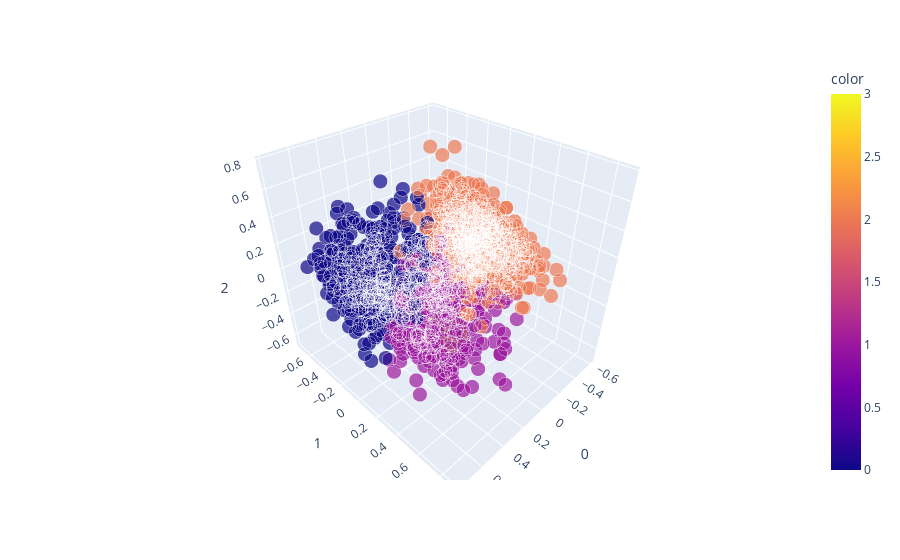

The cell this chart's notebook holds for it:
### Code cell
pca = PCA(n_components=3)
components = pca.fit_transform(scaledFeatures_df)

fig = px.scatter_3d(components, x=0, y=1,z=2, color= df['kmeans'])

fig.update_traces(marker=dict(size=df['size']),
                  selector=dict(mode='markers'))
fig.show()

### Figure 1 — Plotly figure (JSON) as saved in the notebook; plotly's stock layout.template omitted (floating-point values rounded to 4 significant figures; data arrays with more than 128 entries replaced by an {"elided": "..."} marker saying what was removed)
{"data": [{"hovertemplate": "0=%{x}<br>1=%{y}<br>2=%{z}<br>color=%{marker.color}<extra></extra>", "legendgroup": "", "marker": {"color": {"elided": "1546 int values"}, "coloraxis": "coloraxis", "size": {"elided": "1546 int values"}, "symbol": "circle"}, "mode": "markers", "name": "", "scene": "scene", "showlegend": false, "type": "scatter3d", "x": {"elided": "1546 float values"}, "y": {"elided": "1546 float values"}, "z": {"elided": "1546 float values"}}], "layout": {"coloraxis": {"colorbar": {"title": {"text": "color"}}, "colorscale": [[0, "#0d0887"], [0.1111, "#46039f"], [0.2222, "#7201a8"], [0.3333, "#9c179e"], [0.4444, "#bd3786"], [0.5556, "#d8576b"], [0.6667, "#ed7953"], [0.7778, "#fb9f3a"], [0.8889, "#fdca26"], [1, "#f0f921"]]}, "legend": {"tracegroupgap": 0}, "margin": {"t": 60}, "scene": {"domain": {"x": [0, 1], "y": [0, 1]}, "xaxis": {"title": {"text": "0"}}, "yaxis": {"title": {"text": "1"}}, "zaxis": {"title": {"text": "2"}}}}}
